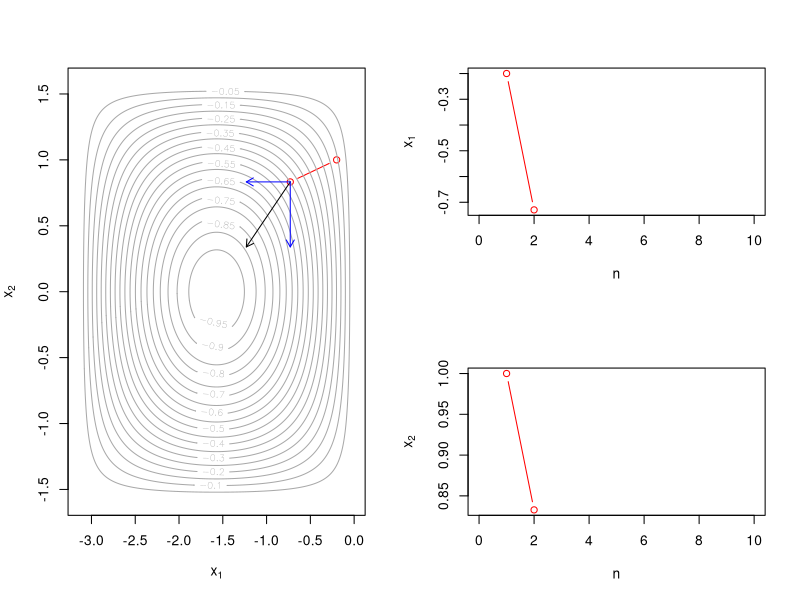

Generate this figure with R:
# -------------------------------------------------------------------------------------------------#
# Skript zur Darstellung des Gradientenverfahrens  ------------------------------------------------#  
# Am Beispiel des Verfahrens des steilsten Abstiegs -----------------------------------------------#
# Author: Michael Lebacher (michael.lebacher@gmx.de) ----------------------------------------------#
# -------------------------------------------------------------------------------------------------#


# Globale Parameter  ------------------------------------------------------------------------------# 

# Grenzen der Funktion für die wir uns interessieren
x1lim = c(-pi,0) # Entlang der X-Achse
x2lim = c(-0.5*pi,0.5*pi) # Entlang der Y-Achse

# Starwerte
x0 = c(-0.2,1)

# Schrittweite
gamma = 1

# Maximale Anzahl Schritte
max_steps = 30

# Definition von Funktionen  -----------------------------------------------------------------------#  

# Defx0ion der Funktion die minimiert werden soll
fun = function(x1,x2){
  #' Defx0ion der zu minimierenden Funktion
  #' Input: x1, x2 beide floats als Argumente der Funktion
  #' Output: 1d float der den Funktionswert angibt
  
  return(sin(x1)*cos(x2))
}

# Defx0ion des Gradienten der Funktion
gradient = function(x1,x2){
  #' Gibt die partiellen Ableitungen der Funktion an 
  #' Input: x1, x2 beide floats als Argumente der Funktion
  #' Output: Vektor der partiellen Ableitungen

  dell_f_dell_x1=cos(x1)*cos(x2) # partielle Ableitung nach x1
  dell_f_dell_x2=-sin(x1)*sin(x2) # partielle Ableitung nach x2
  
  return(c(dell_f_dell_x1,dell_f_dell_x2))
}


gradient_descent=function(x0, # Startwert
                          gradient, # Funktion die den Gradienten definiert
                          fun, # Zu minimierende Funktion
                          x1lim, # Bereich entlang der x1-Achse der uns interesisert
                          x2lim, # Bereich entlang der x2-Achse der uns interesisert
                          gamma, # Schrittweite/Lernrate
                          max_steps=20, # Maximale Anzahl Schritte
                          iter_global=50, # Maximale Anzahl Schritte die auf den Plots gezeigt werden
                          plot_vec=FALSE, # Soll der nächste Schrittvektor angezeit werden? 
                          individual_vec=FALSE, # Sollen die Schritte Richtung x1 und x2 gezegt werden? 
                          opt_step=FALSE, # Soll die Schrittweite optimiert werden 
                          crit=0 # Konvergenzkriterium. 
                          ){
  
  # Speichert die Iteratinsschritte
  memory=c() 
  # Speichert den Funktionswert über die Iterationsschritte
  outcome=c()
  
  # Schleife über max_steps
  for (i in 1:max_steps){
    # Speichere die aktuelel Iteration
    memory = cbind(memory, x0)
    # Optimierung der Schrittweite
    if (opt_step==TRUE){
      gamma_=0.01
      mark=TRUE
      history = c()
      history_g = c()
      while (mark==TRUE){
        c = x0-gamma_*gradient(x0[1],x0[2])
        mark = fun(x0[1],x0[2]) - fun(c[1],c[2])>0
        history = c(history, fun(x0[1],x0[2]) - fun(c[1],c[2]))
        history_g = c(history_g,gamma_)
        gamma_ = gamma_*1.0001
      }
      gamma = history_g[history==max(history)]
    }
    
    # Anwendung der Iterationsvorschrift
    x0 = x0 - gamma*gradient(x0[1],x0[2])
    
    # Speichen des aktuellen Funktionswerts
    outcome = c(outcome,fun(x0[1],(x0[2])))
    
    # Falls der kritische Wert unterschritten ist, erfolgt Konvergenz
    if (crit>0){
      if (dim(memory)[2]>1){
      if(
        c(memory[,dim(memory)[2]]-memory[,dim(memory)[2]-1])%*%
        c(memory[,dim(memory)[2]]-memory[,dim(memory)[2]-1])<crit
      ){
        break
      }
    }
    }
  }
  
  # Definition eines Gitters für die Visualisierung
  x <- seq(from=x1lim[1],to=x1lim[2],by=0.01) # entlang der x1-Achse
  y <- seq(from=x2lim[1],to=x2lim[2],by=0.01) # entlang der x2-Achse
  z <- outer(x,y,fun) # entlang der Funktionswerte
   
  layout(matrix(c(1,2,1,3), 2, 2, byrow = TRUE))
  
  # Visualisierung der Konturplots
  plot(memory[1,],
       memory[2,],
       type='b',
       ylim=x2lim,
       xlim=x1lim,
       xlab=expression(x[1]),
       ylab = expression(x[2]),
       col='red')
  
  contour(x, y, z,col = 'darkgray',nlevels=25,add=T)
  
  # Darstellung der Vektoren
  if (plot_vec==TRUE){
    
    x_0 = memory[1,dim(memory)[2]]
    y_0 = memory[2,dim(memory)[2]] 
    arrows(x0=x_0,
           y0=y_0,
           x1 =x_0-gamma*gradient(x_0,y_0)[1],
           y1=y_0 -gamma*gradient(x_0,y_0)[2],
           col=1,
           length=0.08)
  }
  
  if (individual_vec==TRUE){
    
    x_0 = memory[1,dim(memory)[2]]
    y_0 = memory[2,dim(memory)[2]] 
    arrows(x0=x_0,
           y0=y_0,
           x1=x_0-gamma*gradient(x_0,y_0)[1],
           y1=y_0,
           col="blue",
           length=0.08)
    
    arrows(x0=x_0,
           y0=y_0,
           x1=x_0,
           y1=y_0-gamma*gradient(x_0,y_0)[2],
           col="blue",
           length=0.08)
    
  }
  
  # Darstellung der Verläufe entlang der x1- und x2-Achse
  plot(memory[1,],
       type='b',
       ylim=c(min(memory[1,]),max(memory[1,])),
       xlim=c(0,iter_global),
       xlab=expression(n),
       ylab=expression('x'[1]),
       col='red')
  
  plot(memory[2,],
       type='b',
       ylim=c(min(memory[2,]),max(memory[2,])),
       xlim=c(0,iter_global),
       xlab=expression(n),
       ylab=expression('x'[2]),
       col='red')
  
  # Rückgabe der Iterationsschritte
  return(memory)
}

# Auswertung der Funktion  --------------------------------------------------------------------------#  

m=gradient_descent(x0=x0,
                   gradient=gradient,
                   fun=fun,
                   x1lim=x1lim,
                   x2lim=x2lim,
                   gamma=gamma,
                   max_steps=2,
                   iter_global=10,
                   crit=0.01,
                   plot_vec=TRUE,
                   individual_vec=TRUE)